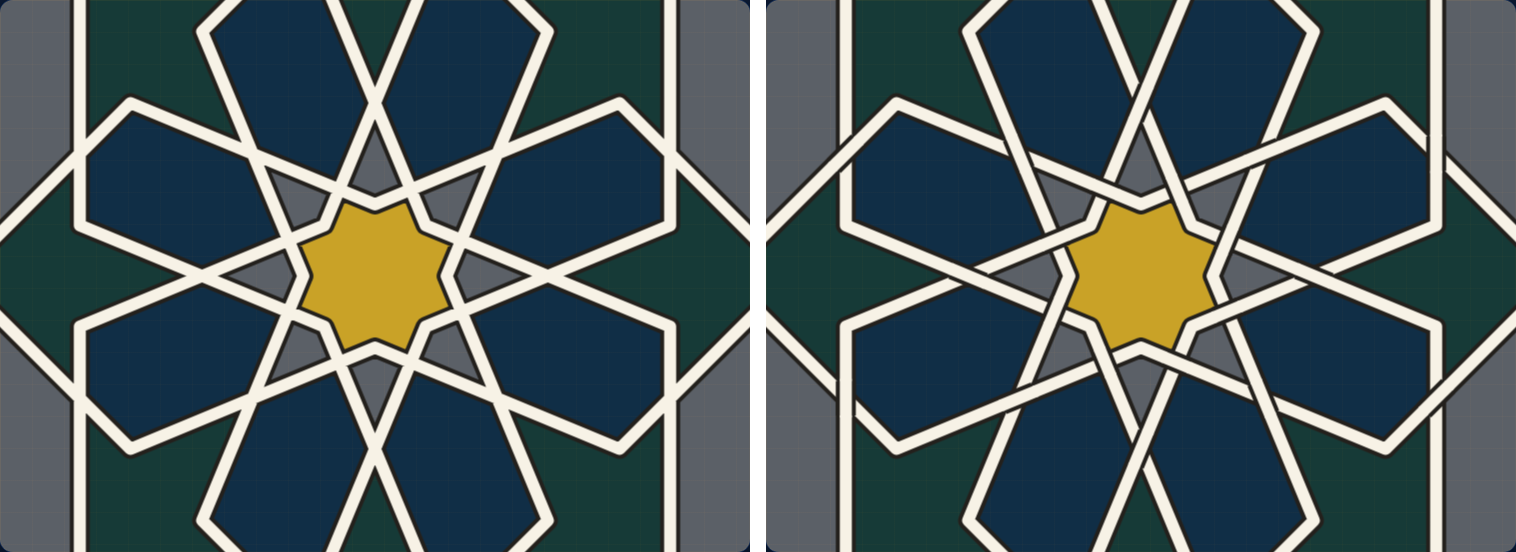
#> input picture alhambra-star-and-arrows-compare.png, 1516 x 552 px
$ python 8_mismatch.py ../../../alhambra-star-and-arrows-compare.png ../../../eight-fold-star-and-cross-compare.png out.png
#> lines starting #> are read from the running program, lines starting #| are printed output that depends on the picture; after the words box and inside, x2 and y2 are one past the last pixel; in counts of white or black regions, pixels touching at a corner belong together
#!/usr/bin/env python3
"""Where the draft's ink and the drawing disagree: band centres of the
drawing with no ink near them (magenta) and ink that runs off the bands
(blue); matching ink in green. Usage: 8_mismatch.py <drawing> <ink.json> <out.png>"""
import json, math, sys
import numpy as np
from PIL import Image, ImageDraw
from scipy import ndimage as ndi
from skimage.morphology import remove_small_holes, skeletonize
img = np.asarray(Image.open(sys.argv[1]).convert('RGB')).astype(float)
mx = img.max(2); mn = img.min(2); sat = (mx - mn) / (mx + 1)
#> after `mx = img.max(2)`:
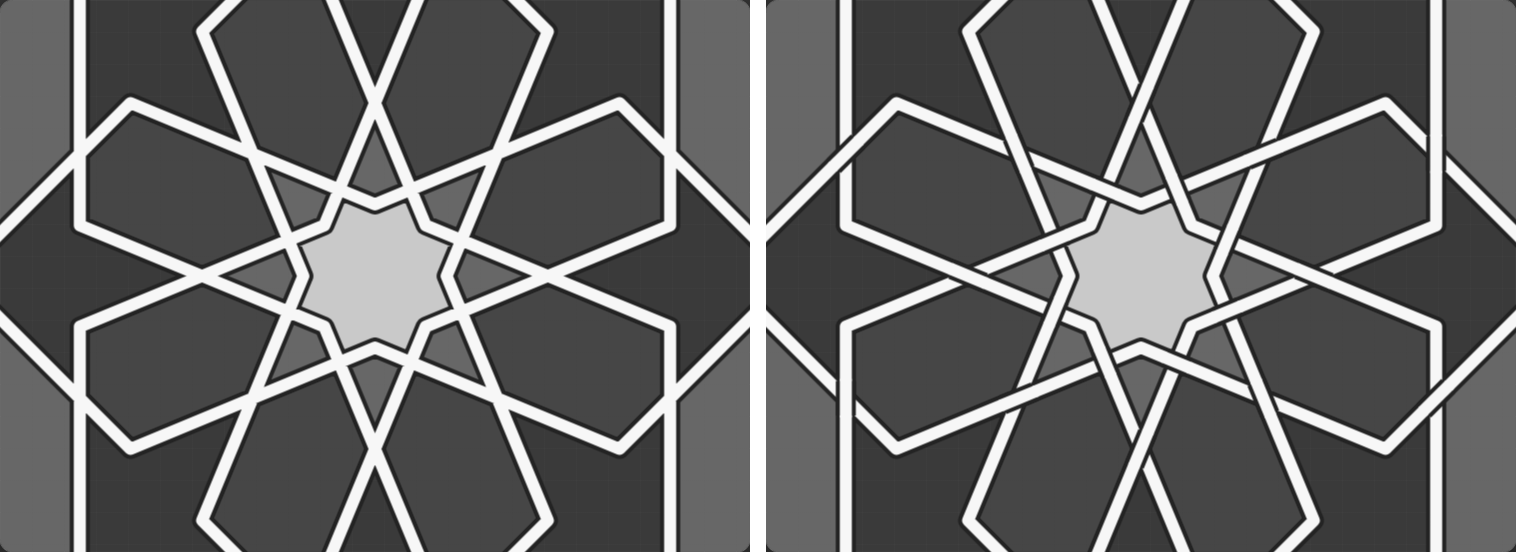
#> mx: shape (552, 1516) float64; min 33, max 255, mean 103.8
#> after `mn = img.min(2)`:
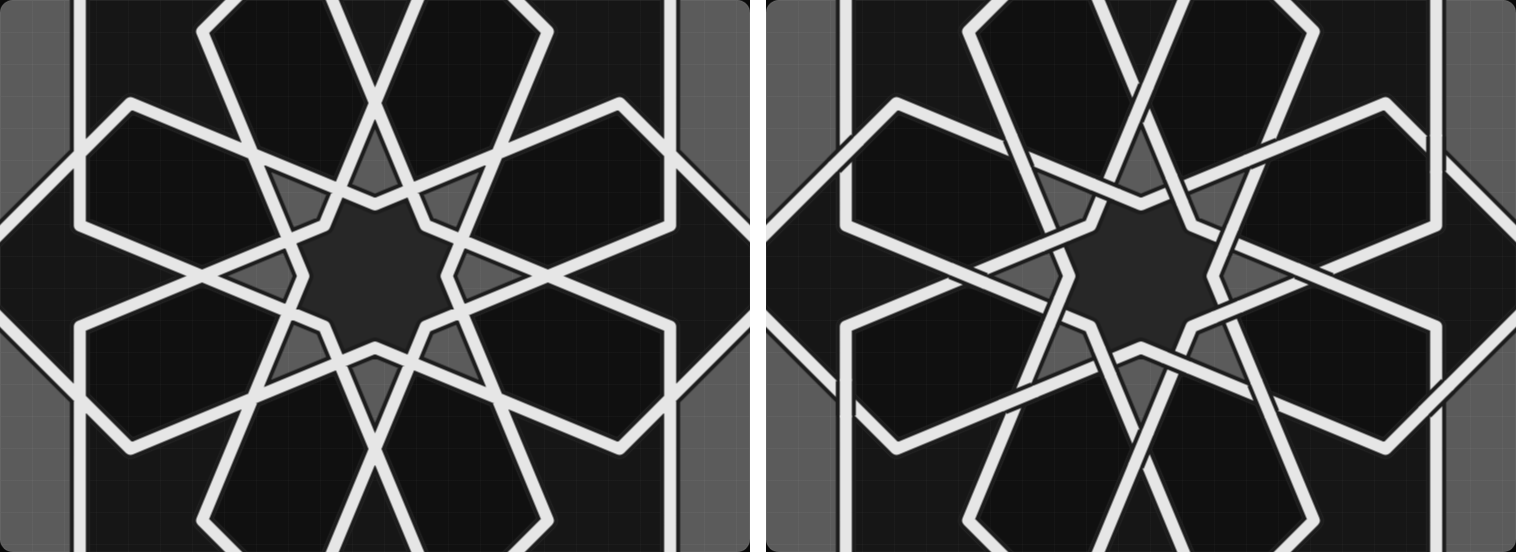
#> mn: shape (552, 1516) float64; min 7, max 255, mean 67.7
#> after `sat = (mx - mn) / (mx + 1)`:
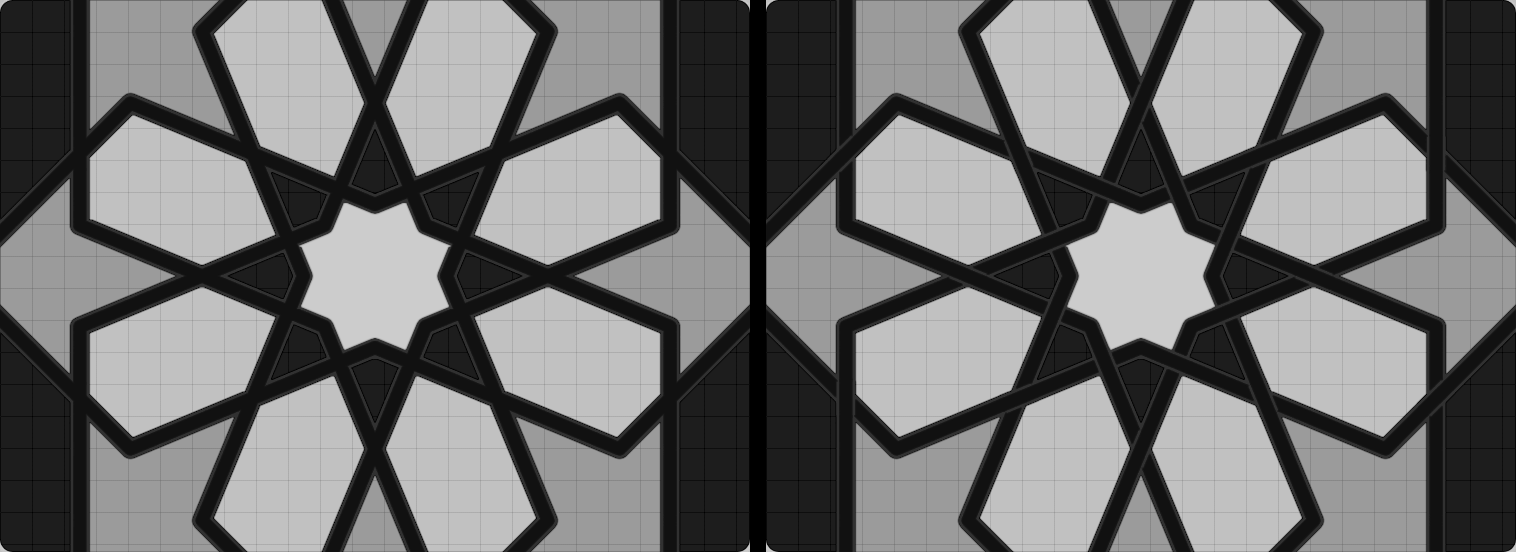
#> sat: shape (552, 1516) float64; min 0, max 0.818, mean 0.45
pieces = (mx < 75) | ((sat > 0.35) & (mx > 50))
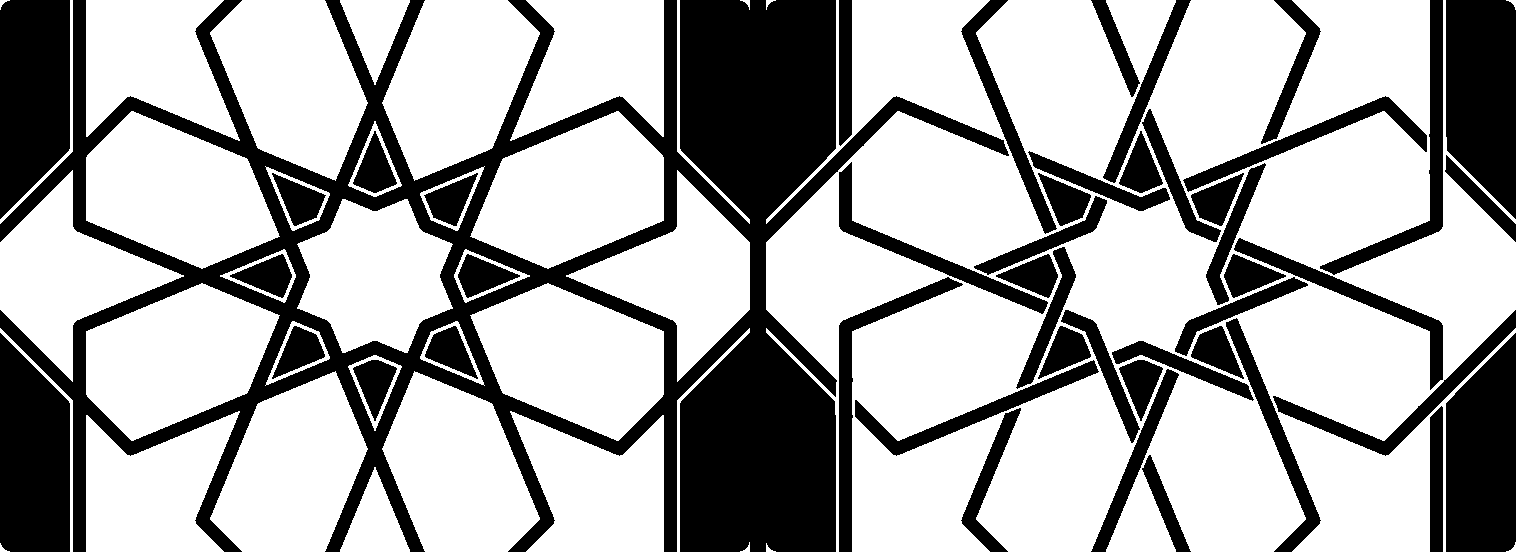
#> pieces: shape (552, 1516) bool; 66.5% white; 47 black regions, largest, box (x1, y1, x2, y2) and area: (0, 0, 1009, 552) 139149, (0, 333, 70, 552) 12879, (0, 0, 70, 219) 12878
#> (the run stopped early here; a loop or call above may not have finished)

$ run again, on kurt-eight-fold-zellige-compare.png
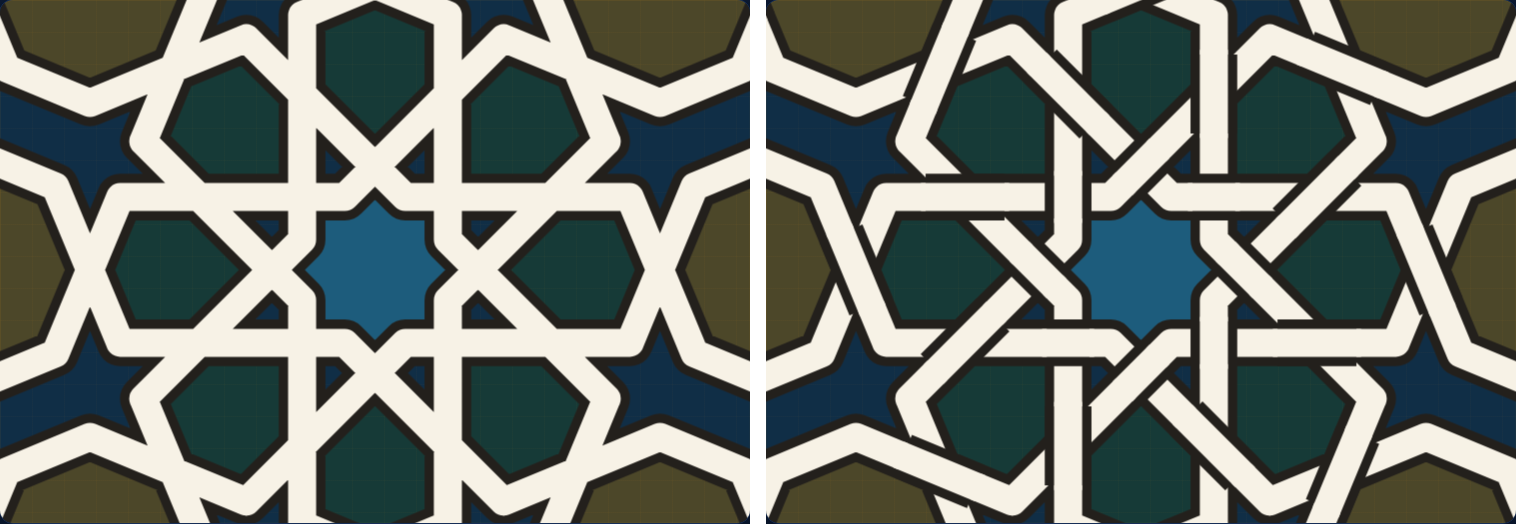
#> input picture kurt-eight-fold-zellige-compare.png, 1516 x 524 px
#> `sat = (mx - mn) / (mx + 1)`:
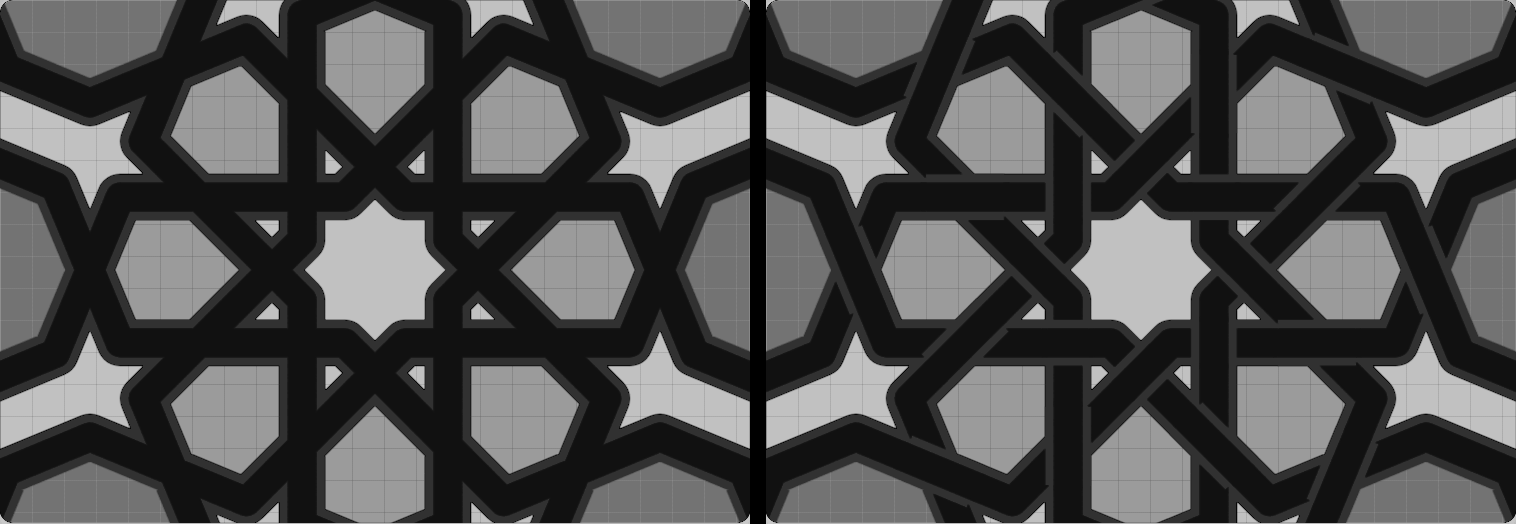
#> sat: shape (524, 1516) float64; min 0, max 0.818, mean 0.309
#> `pieces = (mx < 75) | ((sat > 0.35) & (mx > 50))`:
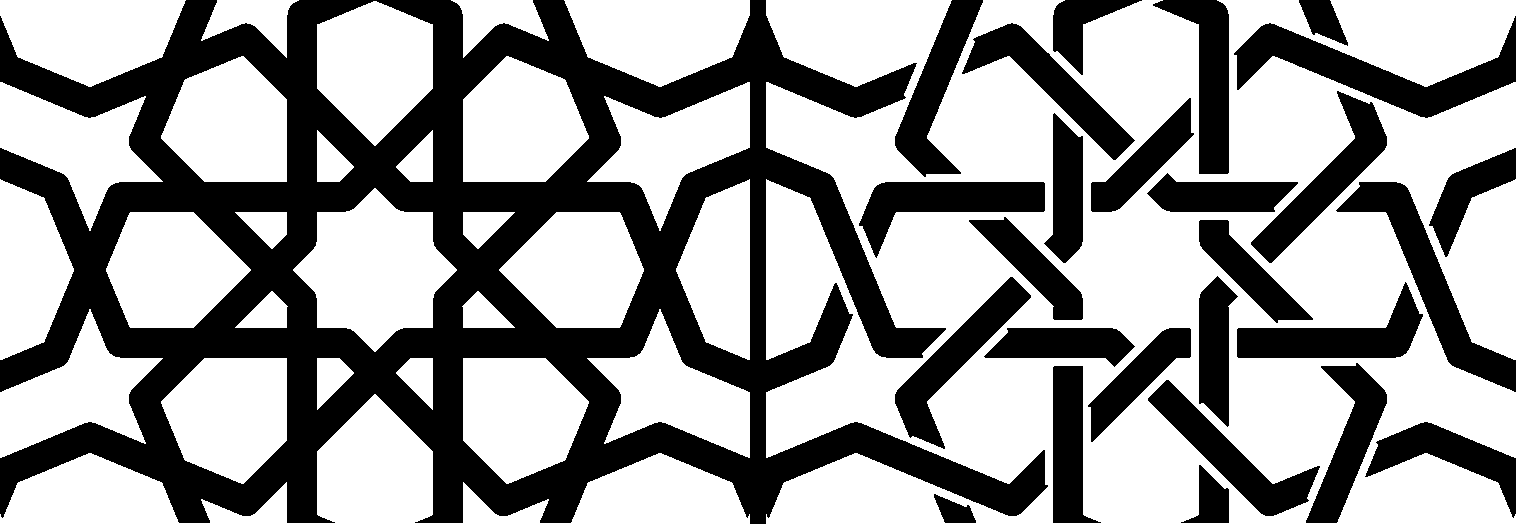
#> pieces: shape (524, 1516) bool; 60.4% white; 27 black regions, largest, box (x1, y1, x2, y2) and area: (0, 0, 1048, 524) 193942, (1234, 16, 1516, 118) 9431, (1336, 182, 1516, 392) 8062
